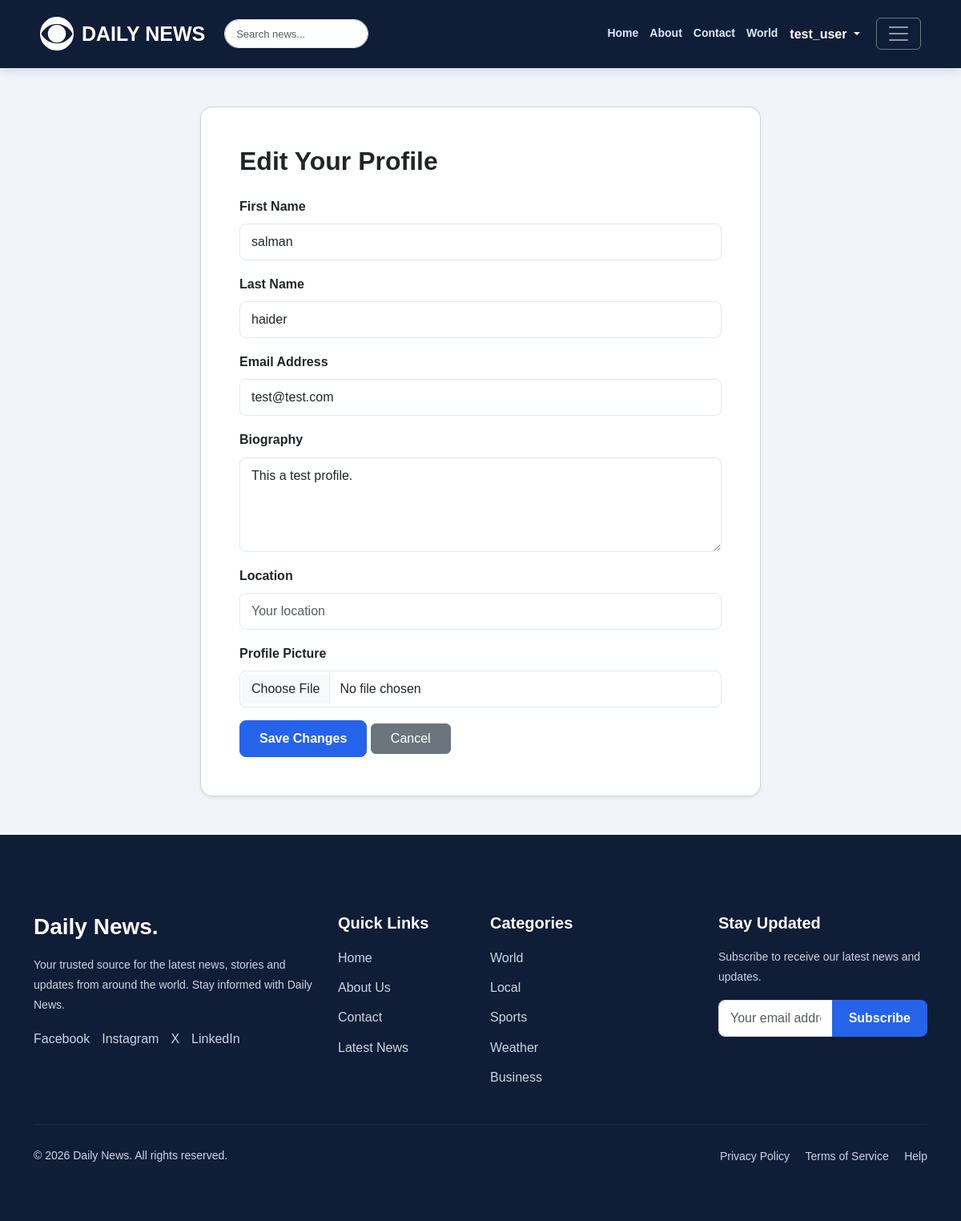
Screenshot of /accounts/profile/edit/ (signed in) with the database file from the repository.
### accounts/models.py (models this page shows, shortened)
class CustomUser(AbstractUser):
    age = models.PositiveIntegerField(
        null=True,
        blank=True
    )

class Profile(models.Model):
    user = models.OneToOneField(
        settings.AUTH_USER_MODEL,
        on_delete=models.CASCADE,
        related_name="profile"
    )
    bio = models.TextField(
        blank=True,
        max_length=500
    )
    location = models.CharField(
        max_length=300,
        blank=True
    )
    profile_picture = models.ImageField(
        upload_to="profiles/",
        blank=True,
        null=True
    )
    created_at = models.DateTimeField(
        auto_now_add=True
    )
    updated_at = models.DateTimeField(
        auto_now=True
    )

### accounts/views.py (the view)
@login_required
def profile_edit(request):
    profile, created = Profile.objects.get_or_create(
        user=request.user
    )
    if request.method == "POST":
        form = ProfileForm(
            request.POST,
            request.FILES,
            instance=profile
        )
        if form.is_valid():
            form.save()
            from activity.utils import log_activity
            log_activity(
                request.user,
                "profile_update",
                "User updated their profile."
            )
            return redirect('accounts:profile')
    else:
        form = ProfileForm(instance=profile)
    return render(
        request,
        "accounts/profile_edit.html",
        {
            "form": form,
            "profile": profile
        }
    )

### templates/accounts/profile_edit.html (shortened to what this page needs)
{% extends "base.html" %}
{% block content %}
<div class="container py-5">
    <div class="card shadow-sm mx-auto"
         style="max-width: 700px; border-radius: 15px;">
        <div class="card-body p-4 p-md-5">
            <h2 class="fw-bold mb-4">
                Edit Your Profile
            </h2>
            <form method="POST" enctype="multipart/form-data">
                <div class="mb-3">
                    <label class="form-label fw-semibold">
                        First Name
                    </label>
                    {{ form.first_name }}
                </div>
                <div class="mb-3">
                    <label class="form-label fw-semibold">
                        Last Name
                    </label>
                    {{ form.last_name }}
                </div>
                <div class="mb-3">
                    <label class="form-label fw-semibold">
                        Email Address
                    </label>
                    {{ form.email }}
                </div>
                <div class="mb-3">
                    <label class="form-label fw-semibold">
                        Biography
                    </label>
                    {{ form.bio }}
                </div>
                <div class="mb-3">
                    <label class="form-label fw-semibold">
                        Location
                    </label>
                    {{ form.location }}
                </div>
                <div class="mb-3">
                    <label class="form-label fw-semibold">
                        Profile Picture
                    </label>
                    {{ form.profile_picture }}
                </div>
                <button
                    type="submit"
                    class="btn btn-primary px-4"
                >
                    Save Changes
                </button>
                <a
                    href="{% url 'accounts:profile' %}"
                    class="btn btn-secondary px-4"
                >
                    Cancel
                </a>
            </form>
        </div>
    </div>
</div>
{% endblock content %}

### templates/base.html (shortened to what this page needs)
{% load static %}
<!DOCTYPE html>
<html lang="en">
<head>
    <link
        href="https://cdn.jsdelivr.net/npm/bootstrap@5.3.8/dist/css/bootstrap.min.css"
        rel="stylesheet"
    >
    <link rel="stylesheet" href="{% static 'css/style.css' %}?v=6">
</head>
<body>
<nav class="navbar navbar-dark">
    <div class="container-fluid navbar-inner">
        <a class="navbar-brand" href="{% url 'home' %}">
            <img
                src="{% static 'images/eye.svg' %}"
                alt="Daily News Logo"
                class="site-logo"
            >
            <span>DAILY NEWS</span>
        </a>
        <form
            class="navbar-search"
            action="{% url 'home' %}"
            method="get"
        >
            <input
                type="search"
                id="navbarSearch"
                name="q"
                class="form-control"
                placeholder="Search news..."
                aria-label="Search news"
            >
        </form>
        <div class="navbar-quick-links">
            <a href="{% url 'home' %}">Home</a>
            <a href="{% url 'about' %}">About</a>
            <a href="{% url 'contact' %}">Contact</a>
            <a href="{% url 'category_detail' 'world' %}">World</a>
        </div>
        <div class="navbar-auth-links">
            {% if user.is_authenticated %}
                <div class="dropdown">
                    <a
                        class="nav-link dropdown-toggle"
                        href="#"
                        role="button"
                        data-bs-toggle="dropdown"
                        aria-expanded="false"
                    >
                        {{ user.username }}
                    </a>
                </div>
            {% endif %}
        </div>
        <button
            class="navbar-toggler"
            type="button"
            data-bs-toggle="collapse"
            data-bs-target="#navbarMenu"
            aria-controls="navbarMenu"
            aria-expanded="false"
            aria-label="Toggle navigation"
        >
            <span class="navbar-toggler-icon"></span>
        </button>
    </div>
</nav>
<main>
    {% block content %}
    {% endblock content %}
</main>
<footer class="site-footer">
    <div class="container py-5">
        <div class="row g-4">
            <div class="col-lg-4 col-md-6">
                <h3 class="footer-brand">
                    Daily News.
                </h3>
                <p class="footer-text">
                    Your trusted source for the latest news,
                    stories and updates from around the world.
                    Stay informed with Daily News.
                </p>
                <div class="social-links">
                    <a href="#" aria-label="Facebook">Facebook</a>
                    <a href="#" aria-label="Instagram">Instagram</a>
                    <a href="#" aria-label="X">X</a>
                    <a href="#" aria-label="LinkedIn">LinkedIn</a>
                </div>
            </div>
            <div class="col-lg-2 col-md-6">
                <h5>Quick Links</h5>
                <ul class="footer-links">
                    <li>
                        <a href="{% url 'home' %}">Home</a>
                    </li>
                    <li>
                        <a href="{% url 'about' %}">About Us</a>
                    </li>
                    <li>
                        <a href="{% url 'contact' %}">Contact</a>
                    </li>
                    <li>
                        <a href="{% url 'home' %}#latest-news">
                            Latest News
                        </a>
                    </li>
                </ul>
            </div>
            <div class="col-lg-3 col-md-6">
                <h5>Categories</h5>
                <ul class="footer-links">
                    <li>
                        <a href="{% url 'category_detail' 'world' %}">
                            World
                        </a>
                    </li>
                    <li>
                        <a href="{% url 'category_detail' 'local' %}">
                            Local
                        </a>
                    </li>
                    <li>
                        <a href="{% url 'category_detail' 'sports' %}">
                            Sports
                        </a>
                    </li>
                    <li>
                        <a href="{% url 'category_detail' 'weather' %}">
                            Weather
                        </a>
                    </li>
                    <li>
                        <a href="{% url 'category_detail' 'business' %}">
                            Business
                        </a>
                    </li>
                </ul>
            </div>
            <div class="col-lg-3 col-md-6">
                <h5>Stay Updated</h5>
                <p class="footer-text">
                    Subscribe to receive our latest news and updates.
                </p>
                <form method="post" action="#">
                    <div class="input-group">
                        <input
                            type="email"
                            class="form-control"
                            placeholder="Your email address"
                            aria-label="Your email address"
                            required
                        >
                        <button class="btn btn-primary" type="submit">
                            Subscribe
                        </button>
                    </div>
                </form>
            </div>
        </div>
        <hr class="footer-divider">
        <div class="row align-items-center gy-3">
            <div class="col-md-6">
                <p class="mb-0 footer-text">
                    &copy; 2026 Daily News. All rights reserved.
                </p>
            </div>
            <div class="col-md-6 text-md-end">
                <a href="#" class="bottom-link">
                    Privacy Policy
                </a>
                <a href="#" class="bottom-link">
                    Terms of Service
                </a>
                <a href="#" class="bottom-link">
                    Help
                </a>
            </div>
        </div>
    </div>
</footer>
</body>
</html>

### static/css/style.css (style rules this page uses)
:root { --navy: #101D36; --primary: #2563EB; --accent: #38BDF8; --background: #F1F5F9; --white: #FFFFFF; --text: #1E293B; --muted: #64748B; --border: #E2E8F0; --world: #2563EB; --local: #059669; --sports: #DC2626; --weather: #0891B2; --business: #7C3AED; }
* { box-sizing: border-box; }
html { min-height: 100%; scroll-behavior: smooth; }
body { min-height: 100vh; margin: 0; font-family: Arial, Helvetica, sans-serif; background-color: var(--background) !important; color: var(--text); line-height: 1.7; }
a { text-decoration: none; }
.navbar { background-color: var(--navy) !important; padding: 16px 0; box-shadow: 0 3px 12px rgba(16, 29, 54, 0.15); }
.navbar > .navbar-inner { width: 100%; max-width: none; padding-left: 50px; padding-right: 50px; display: flex; flex-wrap: wrap; align-items: center; }
.navbar .site-logo { width: 42px; height: 42px; object-fit: contain; filter: brightness(0) invert(1); }
.navbar .navbar-brand { display: flex; align-items: center; gap: 10px; margin-right: 12px; color: var(--white); font-size: 25px; font-weight: 800; flex-shrink: 0; }
.navbar-search { width: 180px; margin: 0 12px; flex-shrink: 0; }
.navbar-search .form-control { height: 36px; border-radius: 20px; font-size: 13px; padding: 6px 14px; }
.navbar-quick-links { display: flex; align-items: center; gap: 14px; margin-left: auto; }
.navbar-quick-links a { color: #DCE7F7; font-size: 14px; font-weight: 600; white-space: nowrap; transition: color 0.2s ease; }
.navbar .navbar-toggler { margin-left: 20px; flex-shrink: 0; border-color: rgba(255, 255, 255, 0.4); }
.btn-primary { background-color: var(--primary); border-color: var(--primary); border-radius: 8px; padding: 10px 20px; font-weight: 600; transition: all 0.2s ease; }
.form-control, .form-select { border: 1px solid var(--border); border-radius: 8px; padding: 10px 14px; }
.site-footer { background-color: var(--navy); color: #CBD5E1; padding: 50px 0 20px; }
.site-footer h5, .site-footer h4 { color: var(--white); font-weight: 700; margin-bottom: 18px; }
.site-footer .footer-brand { color: var(--white); font-size: 28px; font-weight: 800; margin-bottom: 18px; }
.site-footer .footer-text { color: #CBD5E1; font-size: 14px; line-height: 1.8; }
.site-footer a { color: #CBD5E1; transition: color 0.2s ease; }
.site-footer .footer-links { list-style: none; padding: 0; margin: 0; }
.site-footer .footer-links li { margin-bottom: 10px; }
.site-footer .social-links { display: flex; flex-wrap: wrap; gap: 15px; }
.site-footer .footer-divider { border-color: #475569; margin: 35px 0 25px; }
.site-footer .bottom-link { display: inline-block; margin-left: 15px; font-size: 14px; }
.navbar-auth-links { display: flex; align-items: center; gap: 15px; margin-left: 15px; flex-shrink: 0; }
.navbar-auth-links .nav-link { color: #ffffff; text-decoration: none; font-weight: 600; }

### rows the page displays
CustomUser: username "test_user", first_name "salman", last_name "haider", email "test@test.com"
Profile: bio "This a test profile."
